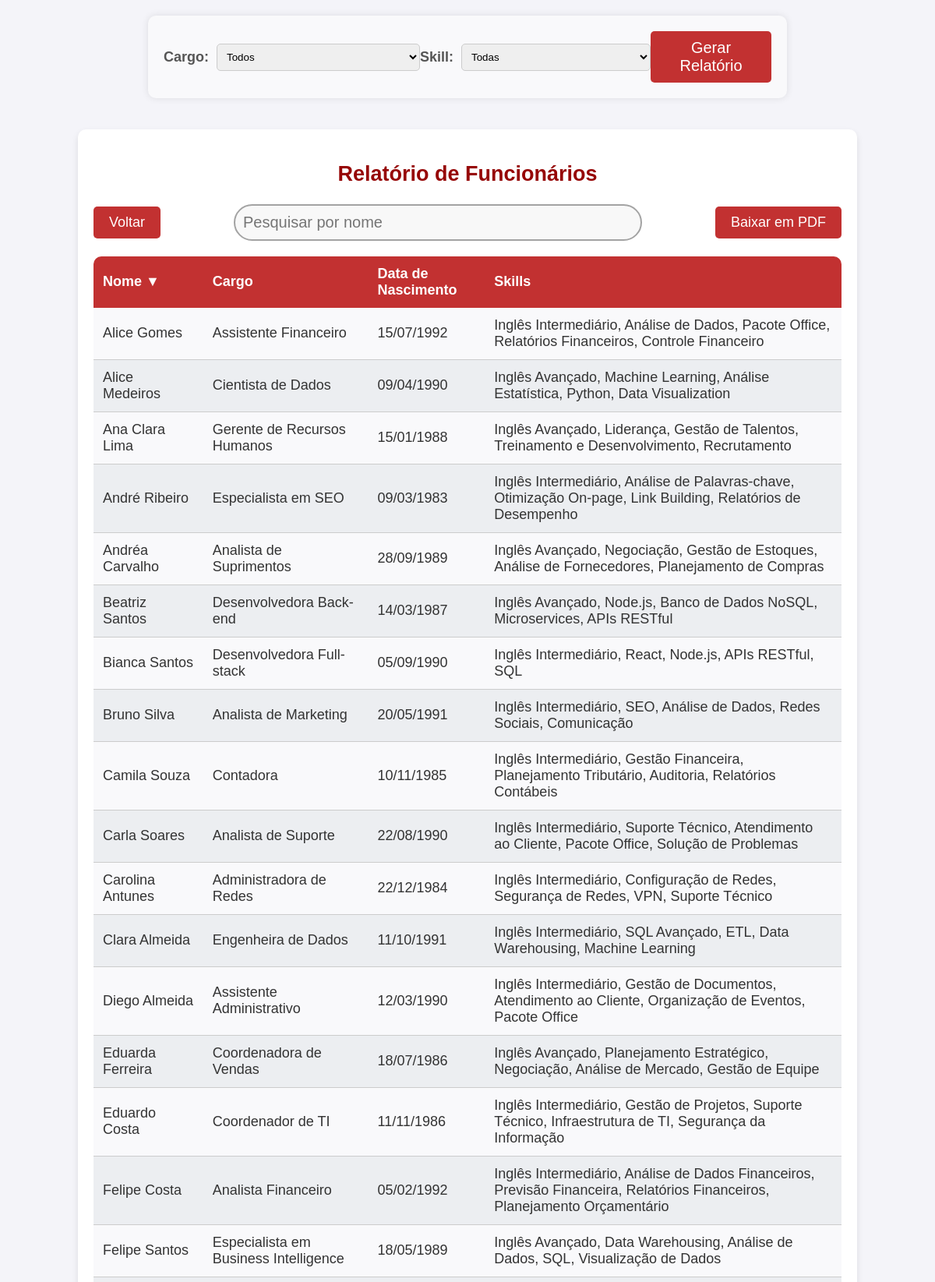
Screenshot of /relatorio/ (signed in, upper part) with the database file from the repository.
### app/models.py (models this page shows, shortened)
class Funcionario(models.Model):
    nome = models.CharField(max_length=100)
    cargo = models.CharField(max_length=50)
    data_nascimento = models.DateField()
    skills = models.ManyToManyField(Skill, blank=True)  # Relacionamento ManyToMany com Skill

class Skill(models.Model):
    nome = models.CharField(max_length=100)
    def __str__(self):
        return self.nome

### app/views.py (the view)
# urls.py: path('relatorio/', views.relatorio_dinamico, name='relatorio_dinamico'),
@login_required(login_url='login')
def relatorio_dinamico(request):
    cargo = request.GET.get('cargo')
    skill = request.GET.get('skill')
    funcionarios = Funcionario.objects.all()
    if cargo:
        funcionarios = funcionarios.filter(cargo=cargo)
    if skill:
        funcionarios = funcionarios.filter(skills__nome=skill)
    context = {
        'funcionarios': funcionarios,
        'cargos': Funcionario.objects.values_list('cargo', flat=True).distinct(),
        'skills': Skill.objects.all(),
    }
    return render(request, 'relatorio.html', context)

### app/templates/relatorio.html (shortened to what this page needs)
{% extends 'layout.html' %}
{% load static %}
{% block extrahead %}
    <link rel="stylesheet" href="{% static 'app/css/relatorio.css' %}">
{% endblock %}
{% block content %}
    <form class="formMain" method="get">
        <label for="cargo">Cargo:</label>
        <select name="cargo" id="cargo">
            <option value="">Todos</option>
        </select>
        <label for="skill">Skill:</label>
        <select name="skill" id="skill">
            <option value="">Todas</option>
        </select>
        <button type="submit">Gerar Relatório</button>
    </form>
    <div class="containerMain">
        <div class="topDiv">
            <h2>Relatório de Funcionários</h2>
            <div class="actions">
                <a href="{% url 'main' %}">Voltar</a>
                <input class="searchBar" type="text" id="searchInput" onkeyup="filterTable()" placeholder="Pesquisar por nome">
                <a href="{% url 'gerar_relatorio_pdf' %}" class="btn-download-pdf">Baixar em PDF</a>
            </div>
        </div>
        <div class="bottomDiv">
            <table id="funcionariosTabela">
                <thead>
                    <tr class="columns">
                        <th id="th1" onclick="sortTable(0)">Nome &#9660;</th>
                        <th id="th2" onclick="sortTable(1)">Cargo &#9650;</th>
                        <th id="th3" onclick="sortTable(2)">Data de Nascimento &#9650;</th>
                        <th>Skills</th>
                    </tr>
                </thead>
                <tbody>
                    {% for funcionario in funcionarios %}
                        <tr class="valuesColumns">
                            <td>{{ funcionario.nome }}</td>
                            <td>{{ funcionario.cargo }}</td>
                            <td>{{ funcionario.data_nascimento|date:"d/m/Y" }}</td>
                            <td>{{ funcionario.skills.all|join:", " }}</td>
                        </tr>
                    {% empty %}
                        <tr class="valuesColumns">
                            <td style="text-align: center; color: gray" colspan="4">Nenhum funcionário encontrado.</td>
                        </tr>
                    {% endfor %}
                </tbody>
            </table>
        </div>
    </div>
{% endblock %}

### app/static/app/css/relatorio.css (style rules this page uses)
body { font-family: 'Arial', sans-serif; background-color: #f4f4f9; margin: 20px 0 20px 0; padding: 0; color: #333; display: flex; flex-direction: column; align-items: center; font-size:18px; }
.containerMain { display: flex; flex-direction: column; width: 80%; height: 70vh; margin: 20px auto; padding: 20px; background-color: #fff; border-radius: 10px; box-shadow: 0 4px 8px rgba(0, 0, 0, 0.1); }
h2 { text-align: center; color: #960505; }
.formMain { display: flex; justify-content: space-around; align-items: center; margin-bottom: 20px; width: 65%; padding: 20px; background-color: #f9f9fb; border-radius: 10px; box-shadow: 0 0 10px rgba(0, 0, 0, 0.1); }
.formMain label { font-weight: bold; margin-right: 10px; color: #555; }
.formMain select { padding: 8px; border-radius: 5px; border: 1px solid #ccc; outline: none; transition: border-color 0.3s; }
button[type="submit"] { padding: 10px 20px; background-color: #c23131; color: white; border: none; border-radius: 5px; cursor: pointer; transition: background-color 0.3s; font-size: 20px; }
.bottomDiv { overflow-y: scroll; }
.searchBar { display: flex; font-size: 20px; width: 100%; max-width: 500px; padding: 10px; background-color: rgb(248, 248, 248); border: 2px solid rgb(163, 163, 163); border-radius: 30px; }
table { width: 100%; border-collapse: separate; border-spacing: 0; border-radius: 10px; overflow: hidden; }
thead { background-color: #c23131; color: white; cursor: pointer; }
thead th { transition: .2s; }
.columns th { padding: 12px; text-align: left; font-weight: bold; }
tbody tr { background-color: #f9f9fb; }
tbody tr:nth-child(even) { background-color: #eceef1; }
.valuesColumns td { padding: 12px; border-bottom: 1px solid #ccc; }
a { display: inline-block; padding: 10px 20px; background-color: #c23131; color: white; text-decoration: none; border-radius: 5px; transition: background-color 0.3s; }
.topDiv { text-align: center; }
.actions { display: flex; margin: 20px 0; flex-direction: row; align-items: center; justify-content: space-between; }

### rows the page displays
Funcionario: nome "Clara Almeida", cargo "Engenheira de Dados", data_nascimento "11/10/1991", skills.all "Inglês Intermediário, SQL Avançado, ETL, Data Warehousing, Machine Learning"
Funcionario: nome "Beatriz Santos", cargo "Desenvolvedora Back-end", data_nascimento "14/03/1987", skills.all "Inglês Avançado, Node.js, Banco de Dados NoSQL, Microservices, APIs RESTful"
Funcionario: nome "Carolina Antunes", cargo "Administradora de Redes", data_nascimento "22/12/1984", skills.all "Inglês Intermediário, Configuração de Redes, Segurança de Redes, VPN, Suporte Técnico"
Funcionario: nome "Alice Medeiros", cargo "Cientista de Dados", data_nascimento "09/04/1990", skills.all "Inglês Avançado, Machine Learning, Análise Estatística, Python, Data Visualization"
Funcionario: nome "André Ribeiro", cargo "Especialista em SEO", data_nascimento "09/03/1983", skills.all "Inglês Intermediário, Análise de Palavras-chave, Otimização On-page, Link Building, Relatórios de Desempenho"
Funcionario: nome "Bianca Santos", cargo "Desenvolvedora Full-stack", data_nascimento "05/09/1990", skills.all "Inglês Intermediário, React, Node.js, APIs RESTful, SQL"
Funcionario: nome "Eduardo Costa", cargo "Coordenador de TI", data_nascimento "11/11/1986", skills.all "Inglês Intermediário, Gestão de Projetos, Suporte Técnico, Infraestrutura de TI, Segurança da Informação"
Funcionario: nome "Felipe Santos", cargo "Especialista em Business Intelligence", data_nascimento "18/05/1989", skills.all "Inglês Avançado, Data Warehousing, Análise de Dados, SQL, Visualização de Dados"
Funcionario: nome "Carla Soares", cargo "Analista de Suporte", data_nascimento "22/08/1990", skills.all "Inglês Intermediário, Suporte Técnico, Atendimento ao Cliente, Pacote Office, Solução de Problemas"
Funcionario: nome "Ana Clara Lima", cargo "Gerente de Recursos Humanos", data_nascimento "15/01/1988", skills.all "Inglês Avançado, Liderança, Gestão de Talentos, Treinamento e Desenvolvimento, Recrutamento"
Funcionario: nome "Bruno Silva", cargo "Analista de Marketing", data_nascimento "20/05/1991", skills.all "Inglês Intermediário, SEO, Análise de Dados, Redes Sociais, Comunicação"
Funcionario: nome "Camila Souza", cargo "Contadora", data_nascimento "10/11/1985", skills.all "Inglês Intermediário, Gestão Financeira, Planejamento Tributário, Auditoria, Relatórios Contábeis"
Funcionario: nome "Diego Almeida", cargo "Assistente Administrativo", data_nascimento "12/03/1990", skills.all "Inglês Intermediário, Gestão de Documentos, Atendimento ao Cliente, Organização de Eventos, Pacote Office"
Funcionario: nome "Eduarda Ferreira", cargo "Coordenadora de Vendas", data_nascimento "18/07/1986", skills.all "Inglês Avançado, Planejamento Estratégico, Negociação, Análise de Mercado, Gestão de Equipe"
Funcionario: nome "Felipe Costa", cargo "Analista Financeiro", data_nascimento "05/02/1992", skills.all "Inglês Intermediário, Análise de Dados Financeiros, Previsão Financeira, Relatórios Financeiros, Planejamento Orçamentário"
Funcionario: nome "Alice Gomes", cargo "Assistente Financeiro", data_nascimento "15/07/1992", skills.all "Inglês Intermediário, Análise de Dados, Pacote Office, Relatórios Financeiros, Controle Financeiro"
Funcionario: nome "Andréa Carvalho", cargo "Analista de Suprimentos", data_nascimento "28/09/1989", skills.all "Inglês Avançado, Negociação, Gestão de Estoques, Análise de Fornecedores, Planejamento de Compras"
